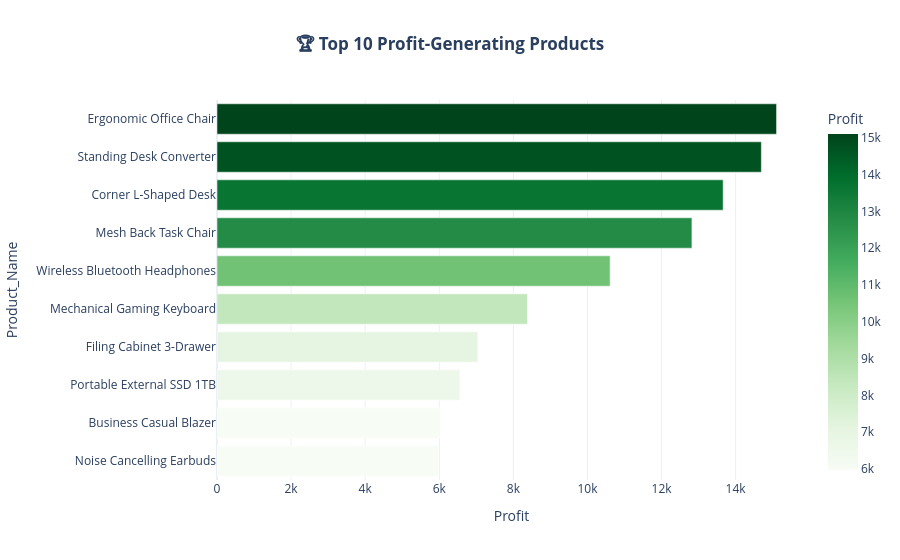

The code cell stored with this chart in its notebook:
### Markdown cell above
### The 10 Most Prifitable Products

### Code cell
# 1. Get the Top 10 by Profit
top_10_products = df.groupby('Product_Name')['Profit'].sum().nlargest(10).reset_index()

# 2. Create a Sleek Horizontal Bar Chart
fig_prod = px.bar(
    top_10_products, 
    x='Profit', 
    y='Product_Name', 
    orientation='h',  # Horizontal
    color='Profit', 
    color_continuous_scale='Greens', # Money colors!
    title="<b>🏆 Top 10 Profit-Generating Products</b>",
    template='plotly_white'
)

# 3. Style it for "Premium" look
fig_prod.update_layout(
    yaxis={'categoryorder':'total ascending'}, # Best at the top
    title_x=0.5,
    margin=dict(l=200) # Give room for long product names
)

fig_prod.show()

### Figure 1 — Plotly figure (JSON) as saved in the notebook; plotly's stock layout.template omitted (floating-point values rounded to 4 significant figures)
{"data": [{"hovertemplate": "Profit=%{marker.color}<br>Product_Name=%{y}<extra></extra>", "legendgroup": "", "marker": {"color": [15100.0, 14690.0, 13660.0, 12820.0, 10610.0, 8381.0, 7042.0, 6557.0, 6004.0, 5973.0], "coloraxis": "coloraxis", "pattern": {"shape": ""}}, "name": "", "orientation": "h", "showlegend": false, "textposition": "auto", "type": "bar", "x": [15100.0, 14690.0, 13660.0, 12820.0, 10610.0, 8381.0, 7042.0, 6557.0, 6004.0, 5973.0], "xaxis": "x", "y": ["Ergonomic Office Chair", "Standing Desk Converter", "Corner L-Shaped Desk", "Mesh Back Task Chair", "Wireless Bluetooth Headphones", "Mechanical Gaming Keyboard", "Filing Cabinet 3-Drawer", "Portable External SSD 1TB", "Business Casual Blazer", "Noise Cancelling Earbuds"], "yaxis": "y"}], "layout": {"barmode": "relative", "coloraxis": {"colorbar": {"title": {"text": "Profit"}}, "colorscale": [[0, "rgb(247,252,245)"], [0.125, "rgb(229,245,224)"], [0.25, "rgb(199,233,192)"], [0.375, "rgb(161,217,155)"], [0.5, "rgb(116,196,118)"], [0.625, "rgb(65,171,93)"], [0.75, "rgb(35,139,69)"], [0.875, "rgb(0,109,44)"], [1, "rgb(0,68,27)"]]}, "legend": {"tracegroupgap": 0}, "margin": {"l": 200}, "title": {"text": "<b>🏆 Top 10 Profit-Generating Products</b>", "x": 0.5}, "xaxis": {"anchor": "y", "domain": [0, 1], "title": {"text": "Profit"}}, "yaxis": {"anchor": "x", "categoryorder": "total ascending", "domain": [0, 1], "title": {"text": "Product_Name"}}}}
